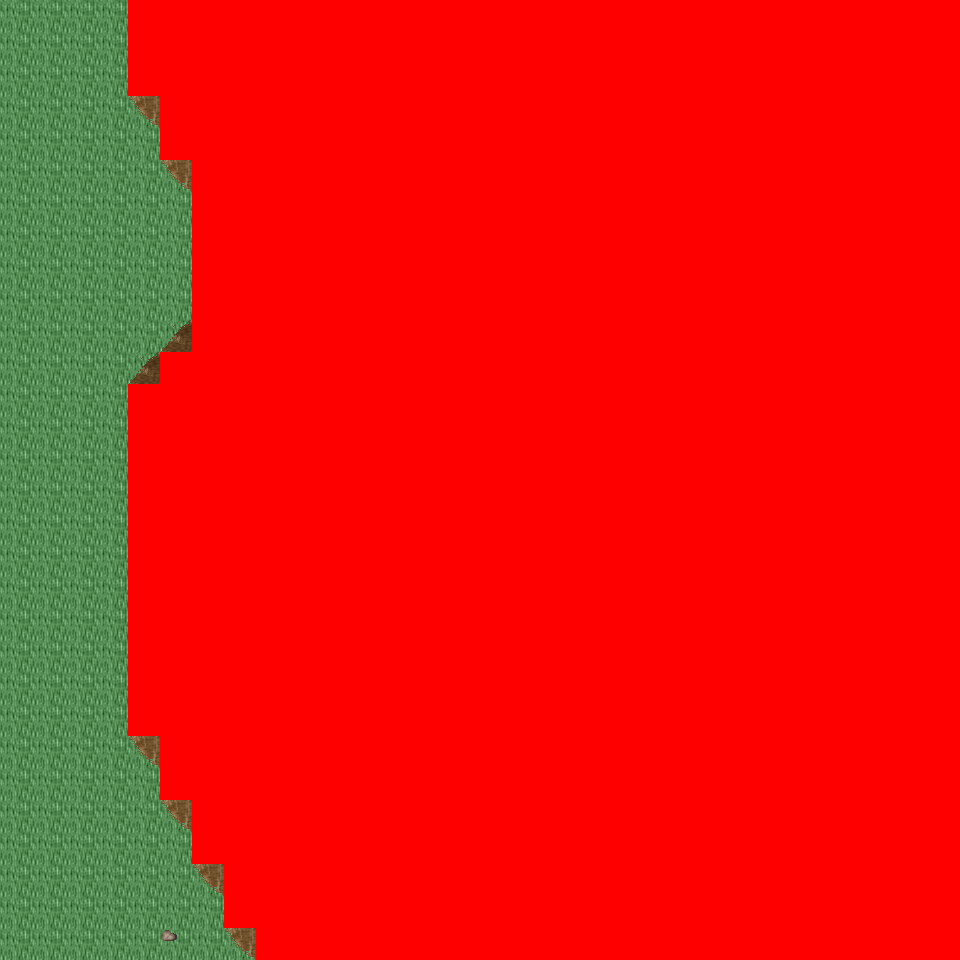

This game map was drawn from its Tiled (.tmx) file and the tilesets committed beside it. A one-line description and the trimmed map source follow:
An orthogonal 30x30 tile map with 32x32 px tiles, 6 tile layers (Ground, Object, Object2, Above, ...), 34 tilesets and 3 objects (3x mapExit).

<map version="1.0" orientation="orthogonal" renderorder="right-down" width="30" height="30" tilewidth="32" tileheight="32" nextobjectid="4">
  <tileset firstgid="1" name="tileset_logic_collision" tilewidth="32" tileheight="32" tilecount="1" columns="1">
    <image source="../drawable/tileset_logic_collision.png" width="32" height="32" />
  </tileset>
  <tileset firstgid="2" name="tileset_ground_ridge_earth_pale" tilewidth="32" tileheight="32" tilecount="96" columns="12">
    <image source="../drawable/tileset_ground_ridge_earth_pale.png" width="384" height="256" />
  </tileset>
  <tileset firstgid="98" name="tileset_ground_ridge_earth_dark" tilewidth="32" tileheight="32" tilecount="96" columns="12">
    <image source="../drawable/tileset_ground_ridge_earth_dark.png" width="384" height="256" />
  </tileset>
  <tileset firstgid="194" name="tileset_ground_ground" tilewidth="32" tileheight="32" tilecount="33" columns="3">
    <image source="../drawable/tileset_ground_ground.png" width="96" height="352" />
  </tileset>
  <tileset firstgid="227" name="tileset_building_castle" tilewidth="32" tileheight="32" tilecount="320" columns="20">
    <image source="../drawable/tileset_building_castle.png" width="640" height="512" />
  </tileset>
  <tileset firstgid="547" name="tileset_ground_water_pool" tilewidth="32" tileheight="32" tilecount="72" columns="3">
    <image source="../drawable/tileset_ground_water_pool.png" width="96" height="768" />
  </tileset>
  <tileset firstgid="619" name="tileset_ground_earth_edges" tilewidth="32" tileheight="32" tilecount="18" columns="6">
    <image source="../drawable/tileset_ground_earth_edges.png" width="192" height="96" />
  </tileset>
  <tileset firstgid="637" name="tileset_ground_grass_corners" tilewidth="32" tileheight="32" tilecount="24" columns="6">
    <image source="../drawable/tileset_ground_grass_corners.png" width="192" height="128" />
  </tileset>
  <tileset firstgid="661" name="tileset_ground_grass_edges" tilewidth="32" tileheight="32" tilecount="36" columns="12">
    <image source="../drawable/tileset_ground_grass_edges.png" width="384" height="96" />
  </tileset>
  <tileset firstgid="697" name="tileset_item_weapon_cannon" tilewidth="32" tileheight="32" tilecount="12" columns="3">
    <image source="../drawable/tileset_item_weapon_cannon.png" width="96" height="128" />
  </tileset>
  <tileset firstgid="709" name="tileset_item_pot_barrels_1" tilewidth="32" tileheight="32" tilecount="8" columns="4">
    <image source="../drawable/tileset_item_pot_barrels_1.png" width="128" height="64" />
  </tileset>
  <tileset firstgid="717" name="tileset_ground_cobbled_paving" tilewidth="32" tileheight="32" tilecount="1" columns="1">
    <image source="../drawable/tileset_ground_cobbled_paving.png" width="32" height="32" />
  </tileset>
  <tileset firstgid="718" name="tileset_ground_rock_pebbles" tilewidth="32" tileheight="32" tilecount="3" columns="1">
    <image source="../drawable/tileset_ground_rock_pebbles.png" width="32" height="96" />
  </tileset>
  <tileset firstgid="721" name="tileset_plant_flower_daisy_blue" tilewidth="32" tileheight="32" tilecount="8" columns="2">
    <image source="../drawable/tileset_plant_flower_daisy_blue.png" width="64" height="128" />
  </tileset>
  <tileset firstgid="729" name="tileset_building_mill" tilewidth="32" tileheight="32" tilecount="30" columns="5">
    <image source="../drawable/tileset_building_mill.png" width="160" height="192" />
  </tileset>
  <tileset firstgid="759" name="tileset_building_windmill_blades" tilewidth="32" tileheight="32" tilecount="144" columns="24">
    <image source="../drawable/tileset_building_windmill_blades.png" width="768" height="192" />
  </tileset>
  <tileset firstgid="903" name="tileset_logic_item_corn" tilewidth="32" tileheight="32" tilecount="5" columns="5">
    <image source="../drawable/tileset_logic_item_corn.png" width="160" height="32" />
  </tileset>
  <tileset firstgid="908" name="tileset_object_scarecrow" tilewidth="32" tileheight="32" tilecount="2" columns="1">
    <image source="../drawable/tileset_object_scarecrow.png" width="32" height="64" />
  </tileset>
  <tileset firstgid="910" name="tileset_object_hay_cart" tilewidth="32" tileheight="32" tilecount="1" columns="1">
    <image source="../drawable/tileset_object_hay_cart.png" width="32" height="32" />
  </tileset>
  <tileset firstgid="911" name="tileset_building_barnyard" tilewidth="32" tileheight="32" tilecount="200" columns="8">
    <image source="../drawable/tileset_building_barnyard.png" width="256" height="800" />
  </tileset>
  <tileset firstgid="1111" name="tileset_furniture_sink_pale_brown_stone" tilewidth="32" tileheight="32" tilecount="4" columns="2">
    <image source="../drawable/tileset_furniture_sink_pale_brown_stone.png" width="64" height="64" />
  </tileset>
  <tileset firstgid="1115" name="tileset_logic_creature_farm_animal" tilewidth="32" tileheight="32" tilecount="12" columns="12">
    <image source="../drawable/tileset_logic_creature_farm_animal.png" width="256" height="64" />
  </tileset>
  <tileset firstgid="1127" name="tileset_plant_tree_fall_trees" tilewidth="32" tileheight="32" tilecount="40" columns="8">
    <image source="../drawable/tileset_plant_tree_fall_trees.png" width="256" height="160" />
  </tileset>
  <tileset firstgid="1167" name="tileset_plant_bush_bush_mult_colored" tilewidth="32" tileheight="32" tilecount="6" columns="3">
    <image source="../drawable/tileset_plant_bush_bush_mult_colored.png" width="96" height="64" />
  </tileset>
  <tileset firstgid="1173" name="tileset_furniture_light_lamp_blue" tilewidth="32" tileheight="32" tilecount="3" columns="1">
    <image source="../drawable/tileset_furniture_light_lamp_blue.png" width="32" height="96" />
  </tileset>
  <tileset firstgid="1176" name="tileset_light_dim_light_7x5" tilewidth="32" tileheight="32" tilecount="35" columns="7">
    <image source="../drawable/tileset_light_dim_light_7x5.png" width="224" height="160" />
  </tileset>
  <tileset firstgid="1211" name="tileset_plant_stump_small_stump" tilewidth="32" tileheight="32" tilecount="4" columns="2">
    <image source="../drawable/tileset_plant_stump_small_stump.png" width="64" height="64" />
  </tileset>
  <tileset firstgid="1215" name="tileset_logic_creature_fowl" tilewidth="32" tileheight="32" tilecount="6" columns="6">
    <image source="../drawable/tileset_logic_creature_fowl.png" width="192" height="32" />
  </tileset>
  <tileset firstgid="1221" name="tileset_logic_creature_rodent" tilewidth="32" tileheight="32" tilecount="8" columns="8">
    <image source="../drawable/tileset_logic_creature_rodent.png" width="256" height="32" />
  </tileset>
  <tileset firstgid="1229" name="tileset_plant_bushes_and_trees" tilewidth="32" tileheight="32" tilecount="144" columns="16">
    <image source="../drawable/tileset_plant_bushes_and_trees.png" width="512" height="289" />
  </tileset>
  <tileset firstgid="1373" name="tileset_plant_bush_leafy" tilewidth="32" tileheight="32" tilecount="48" columns="8">
    <image source="../drawable/tileset_plant_bush_leafy.png" width="256" height="192" />
  </tileset>
  <tileset firstgid="1421" name="tileset_plant_bush_bush_pinks" tilewidth="32" tileheight="32" tilecount="4" columns="2">
    <image source="../drawable/tileset_plant_bush_bush_pinks.png" width="64" height="64" />
  </tileset>
  <tileset firstgid="1425" name="tileset_plant_bush_berried" tilewidth="32" tileheight="32" tilecount="60" columns="5">
    <image source="../drawable/tileset_plant_bush_berried.png" width="160" height="384" />
  </tileset>
  <tileset firstgid="1485" name="tileset_ground_ground_3" tilewidth="32" tileheight="32" tilecount="5" columns="5">
    <image source="../drawable/tileset_ground_ground_3.png" width="160" height="32" />
  </tileset>
  <layer name="Ground" width="30" height="30">
    <data>[900 cells, 900 non-empty, 4 distinct tile ids]</data>
  </layer>
  <layer name="Object" width="30" height="30">
    <data>[900 cells, 223 non-empty, 28 distinct tile ids]</data>
  </layer>
  <layer name="Object2" width="30" height="30">
    <data>[900 cells, 0 non-empty, 0 distinct tile ids]</data>
  </layer>
  <layer name="Above" width="30" height="30">
    <data>[900 cells, 24 non-empty, 12 distinct tile ids]</data>
  </layer>
  <layer name="Above2" width="30" height="30">
    <data>[900 cells, 0 non-empty, 0 distinct tile ids]</data>
  </layer>
  <layer name="Walkable" width="30" height="30">
    <data>[900 cells, 749 non-empty, 1 distinct tile ids]</data>
  </layer>
  <objectgroup name="MapEvents">
    <object id="1" name="north" type="mapExit" x="0" y="0" width="128" height="32">
      <properties>
        <property name="map" value="level_0_x54_y76" />
        <property name="x" value="0" />
        <property name="y" value="28" />
      </properties>
    </object>
    <object id="2" name="south" type="mapExit" x="0" y="928" width="256" height="32">
      <properties>
        <property name="map" value="level_0_x54_y78" />
        <property name="x" value="0" />
        <property name="y" value="1" />
      </properties>
    </object>
    <object id="3" name="west" type="mapExit" x="0" y="0" width="32" height="960">
      <properties>
        <property name="map" value="level_0_x53_y77" />
        <property name="x" value="28" />
        <property name="y" value="0" />
      </properties>
    </object>
  </objectgroup>
</map>
